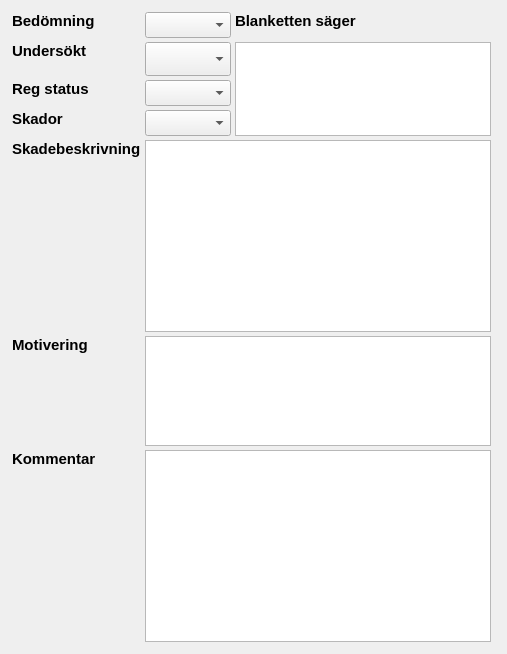
          <widget class="QWidget" name="tab_2">
            <attribute name="title">
              <string>Bedömning</string>
            </attribute>
            <layout class="QGridLayout" name="gridLayout_9">
              <item row="0" column="0">
                <layout class="QGridLayout" name="gridLayout_6" columnstretch="0,3">
                  <property name="leftMargin"><number>6</number></property><property name="topMargin"><number>6</number></property><property name="rightMargin"><number>6</number></property><property name="bottomMargin"><number>6</number></property><property name="spacing"><number>4</number></property><item alignment="Qt::AlignLeft|Qt::AlignTop" row="0" column="0">
                    <widget class="QLabel" name="label_7">
                      <property name="font">
                        <font>
                          <family>Tahoma</family><pointsize>11</pointsize><bold>true</bold><weight>75</weight></font>
                      </property>
                      <property name="text">
                        <string>Bedömning</string>
                      </property>
                    <property name="maximumSize"><size><width>190</width><height>16777215</height></size></property><property name="wordWrap"><bool>false</bool></property></widget>
                  </item>
                  <item row="0" column="1">
                    <widget class="QComboBox" name="antikvariskbedomning">
                      <property name="font"><font><family>Tahoma</family><pointsize>11</pointsize></font></property><property name="maximumSize"><size><width>430</width><height>16777215</height></size></property></widget>
                  </item>
                  <item alignment="Qt::AlignLeft|Qt::AlignTop" row="1" column="0"><widget class="QLabel" name="label_undersokningsstatus"><property name="font"><font><family>Tahoma</family><pointsize>11</pointsize><bold>true</bold><weight>75</weight></font></property><property name="text"><string>Undersökt</string></property><property name="maximumSize"><size><width>190</width><height>16777215</height></size></property><property name="wordWrap"><bool>false</bool></property></widget></item><item row="1" column="1"><widget class="QComboBox" name="undersokningsstatus"><property name="font"><font><family>Tahoma</family><pointsize>11</pointsize></font></property><property name="toolTip"><string>Helt undersökt och Borttagen utan villkor utesluter antikvarisk bedömning — lämningen finns inte kvar att pröva.</string></property><property name="maximumSize"><size><width>430</width><height>34</height></size></property></widget></item><item alignment="Qt::AlignLeft|Qt::AlignTop" row="2" column="0">
                <widget class="QLabel" name="label_17">
                  <property name="font">
                    <font>
                      <family>Tahoma</family><pointsize>11</pointsize><bold>true</bold><weight>75</weight></font>
                  </property>
                  <property name="text">
                    <string>Reg status</string>
                  </property>
                <property name="maximumSize"><size><width>190</width><height>16777215</height></size></property><property name="wordWrap"><bool>false</bool></property></widget>
              </item>
              <item row="2" column="1">
                <widget class="QComboBox" name="aktualitetstatus">
                  <property name="font">
                    <font>
                      <family>Tahoma</family><pointsize>11</pointsize></font>
                  </property>
                  <property name="maximumSize"><size><width>430</width><height>16777215</height></size></property></widget>
              </item>
              <item alignment="Qt::AlignLeft|Qt::AlignTop" row="3" column="0"><widget class="QLabel" name="label_12">
                      <property name="font">
                        <font>
                          <family>Tahoma</family><pointsize>11</pointsize><bold>true</bold><weight>75</weight></font>
                      </property>
                      <property name="text">
                        <string>Skador</string>
                      </property>
                    <property name="maximumSize"><size><width>190</width><height>16777215</height></size></property><property name="wordWrap"><bool>false</bool></property></widget>
                  </item><item row="3" column="1"><widget class="QComboBox" name="skadestatus">
                      <property name="font"><font><family>Tahoma</family><pointsize>11</pointsize></font></property><property name="maximumSize"><size><width>430</width><height>16777215</height></size></property></widget>
                  </item><item alignment="Qt::AlignLeft|Qt::AlignTop" row="0" column="2" colspan="2"><widget class="QLabel" name="label_motiveringspaminnelse"><property name="font"><font><family>Tahoma</family><pointsize>11</pointsize><bold>true</bold><weight>75</weight></font></property><property name="text"><string>Blanketten säger</string></property><property name="maximumSize"><size><width>16777215</width><height>16777215</height></size></property><property name="wordWrap"><bool>false</bool></property></widget></item><item row="1" column="2" colspan="2" rowspan="3"><widget class="QTextBrowser" name="motiveringspaminnelse">
                      <property name="maximumSize">
                        <size>
                          <width>16777215</width>
                          <height>139</height>
                        </size>
                      </property>
                      <property name="toolTip">
                        <string>Antagandet om tillkomsttid ska motiveras enligt KRFS 2022:3. Fältet är tomt när kravet inte gäller.</string>
                      </property>
                    <property name="font"><font><family>Tahoma</family><pointsize>11</pointsize></font></property></widget>
                  </item><item alignment="Qt::AlignLeft|Qt::AlignTop" row="5" column="0"><widget class="QLabel" name="label_motivering"><property name="font"><font><family>Tahoma</family><pointsize>11</pointsize><bold>true</bold><weight>75</weight></font></property><property name="text"><string>Motivering</string></property><property name="maximumSize"><size><width>190</width><height>16777215</height></size></property><property name="wordWrap"><bool>false</bool></property></widget></item><item row="5" column="1" colspan="3"><widget class="QPlainTextEdit" name="antikvariskbedomning_motivering"><property name="font"><font><family>Tahoma</family><pointsize>11</pointsize></font></property><property name="toolTip"><string>Grunden för antagandet om tillkomsttid. Krävs enligt KRFS 2022:3 när lämningen bedöms som fornlämning och typen kan ha tillkommit både före och efter 1850.</string></property><property name="maximumSize"><size><width>16777215</width><height>110</height></size></property></widget></item><item alignment="Qt::AlignLeft|Qt::AlignTop" row="6" column="0">
                    <widget class="QLabel" name="label_14">
                      <property name="font">
                        <font>
                          <family>Tahoma</family><pointsize>11</pointsize><bold>true</bold><weight>75</weight></font>
                      </property>
                      <property name="text">
                        <string>Kommentar</string>
                      </property>
                    <property name="maximumSize"><size><width>16777215</width><height>16777215</height></size></property><property name="wordWrap"><bool>false</bool></property></widget>
                  </item>
                  <item row="6" column="1" colspan="3">
                    <widget class="QPlainTextEdit" name="Kommentar">
                      <property name="font">
                        <font>
                          <family>Tahoma</family><pointsize>11</pointsize></font>
                      </property>
                      </widget>
                  </item>
                  <item alignment="Qt::AlignLeft|Qt::AlignTop" row="4" column="0">
                <widget class="QLabel" name="label_13">
                  <property name="font">
                    <font>
                      <family>Tahoma</family><pointsize>11</pointsize><bold>true</bold><weight>75</weight></font>
                  </property>
                  <property name="text">
                    <string>Skadebeskrivning</string>
                  </property>
                <property name="maximumSize"><size><width>16777215</width><height>16777215</height></size></property><property name="wordWrap"><bool>false</bool></property></widget>
              </item>
              <item row="4" column="1" colspan="3">
                <widget class="QPlainTextEdit" name="Skadebesk">
                  <property name="font">
                    <font>
                      <family>Tahoma</family><pointsize>11</pointsize></font>
                  </property>
                  </widget>
              </item>
            <item row="7" column="0" colspan="4"><spacer name="utfyllnad_gridLayout_6"><property name="orientation"><enum>Qt::Vertical</enum></property><property name="sizeHint"><size><width>20</width><height>0</height></size></property></spacer></item><item row="7" column="0" colspan="4"><spacer name="utfyllnad_2_1964668229392"><property name="orientation"><enum>Qt::Vertical</enum></property><property name="sizeHint"><size stdset="0"><width>20</width><height>0</height></size></property></spacer></item></layout>
              </item>
              <item row="3" column="0" colspan="2"><spacer name="utfyllnad_3_1964668167776"><property name="orientation"><enum>Qt::Vertical</enum></property><property name="sizeHint"><size stdset="0"><width>20</width><height>0</height></size></property></spacer></item><property name="leftMargin"><number>6</number></property><property name="topMargin"><number>6</number></property><property name="rightMargin"><number>6</number></property><property name="bottomMargin"><number>6</number></property><property name="spacing"><number>4</number></property></layout>
          </widget>
